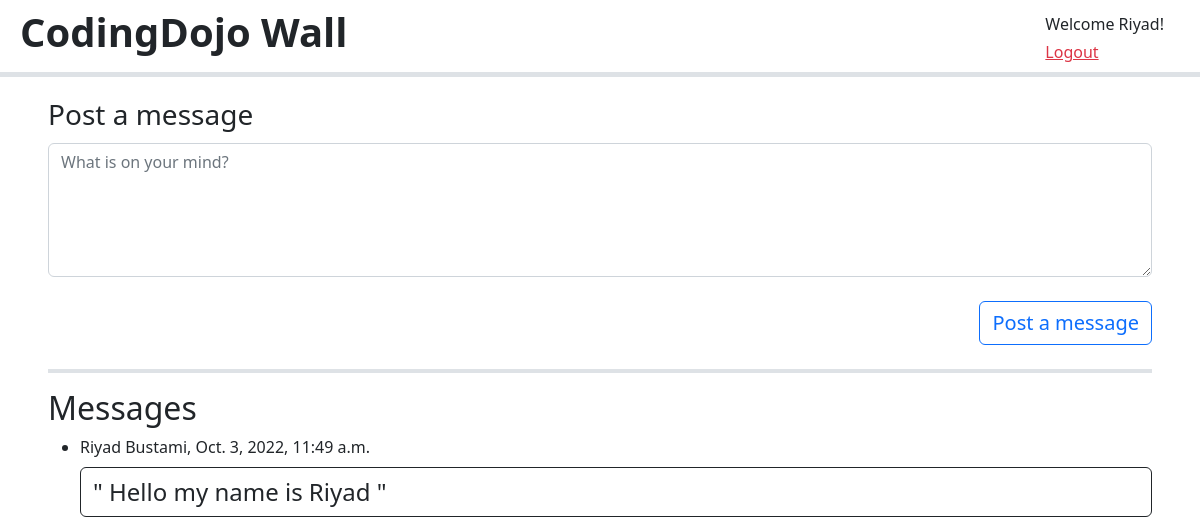
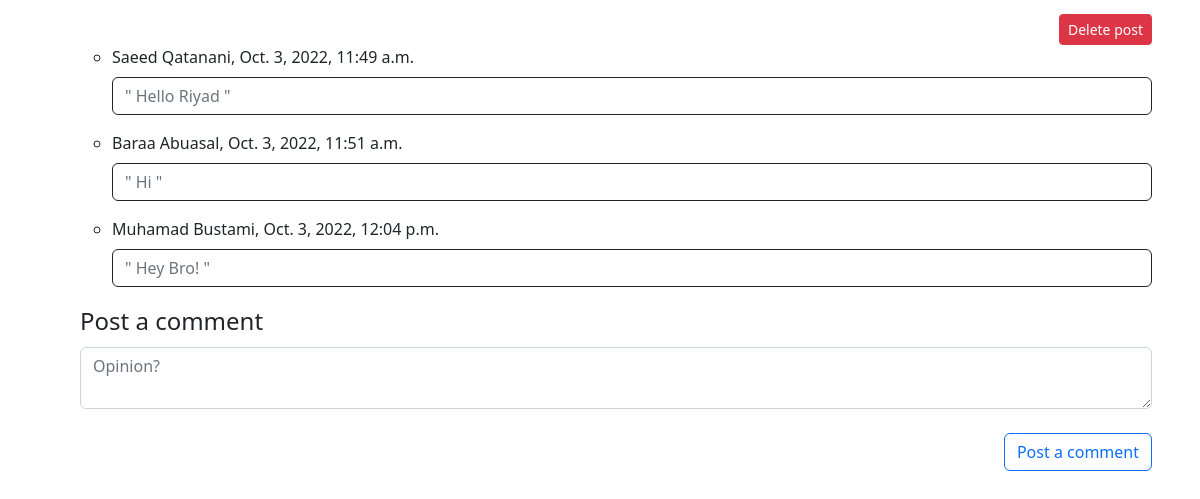
The app's page /wall/ (signed in), older data (2 pictures, top to bottom).
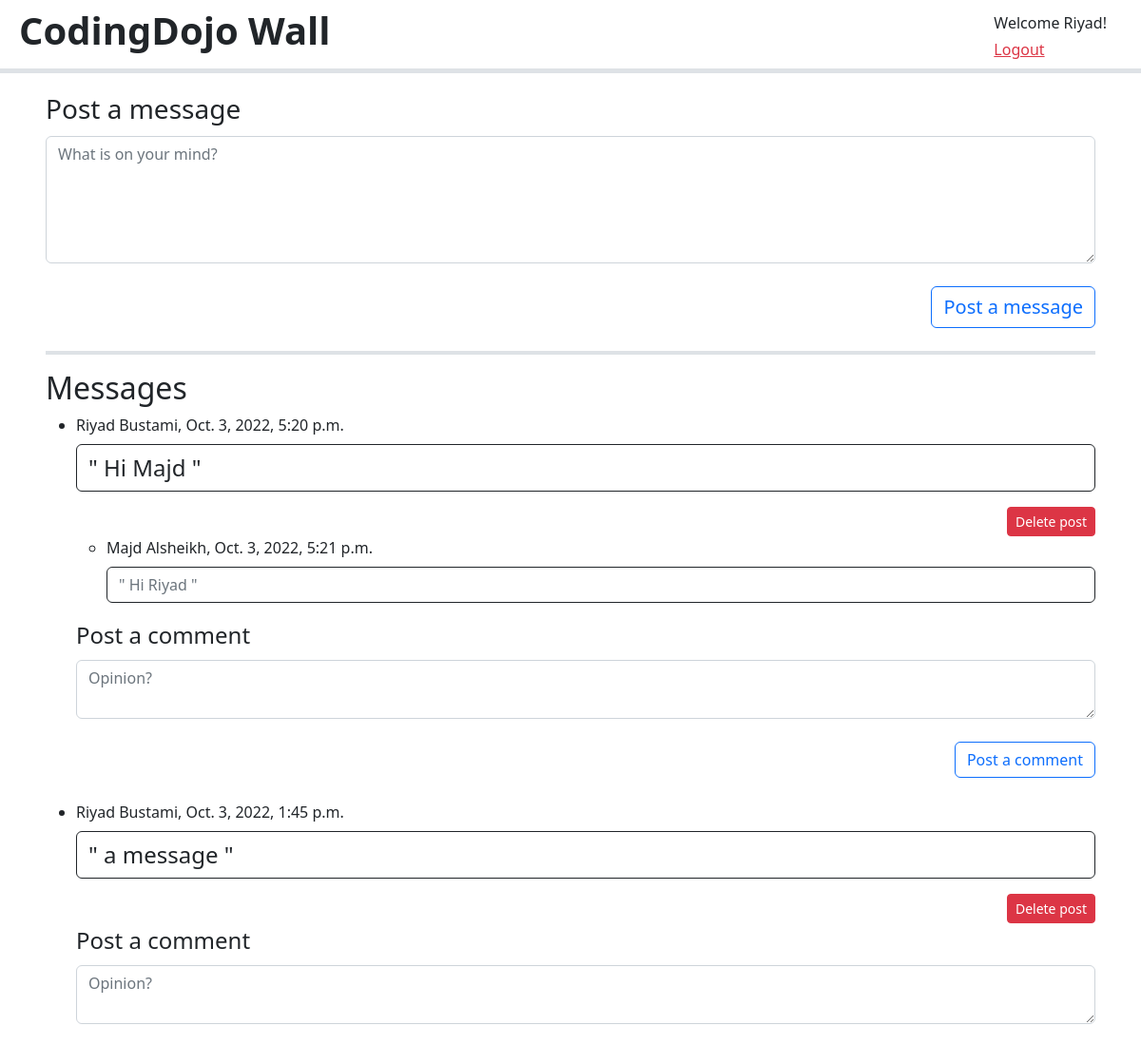
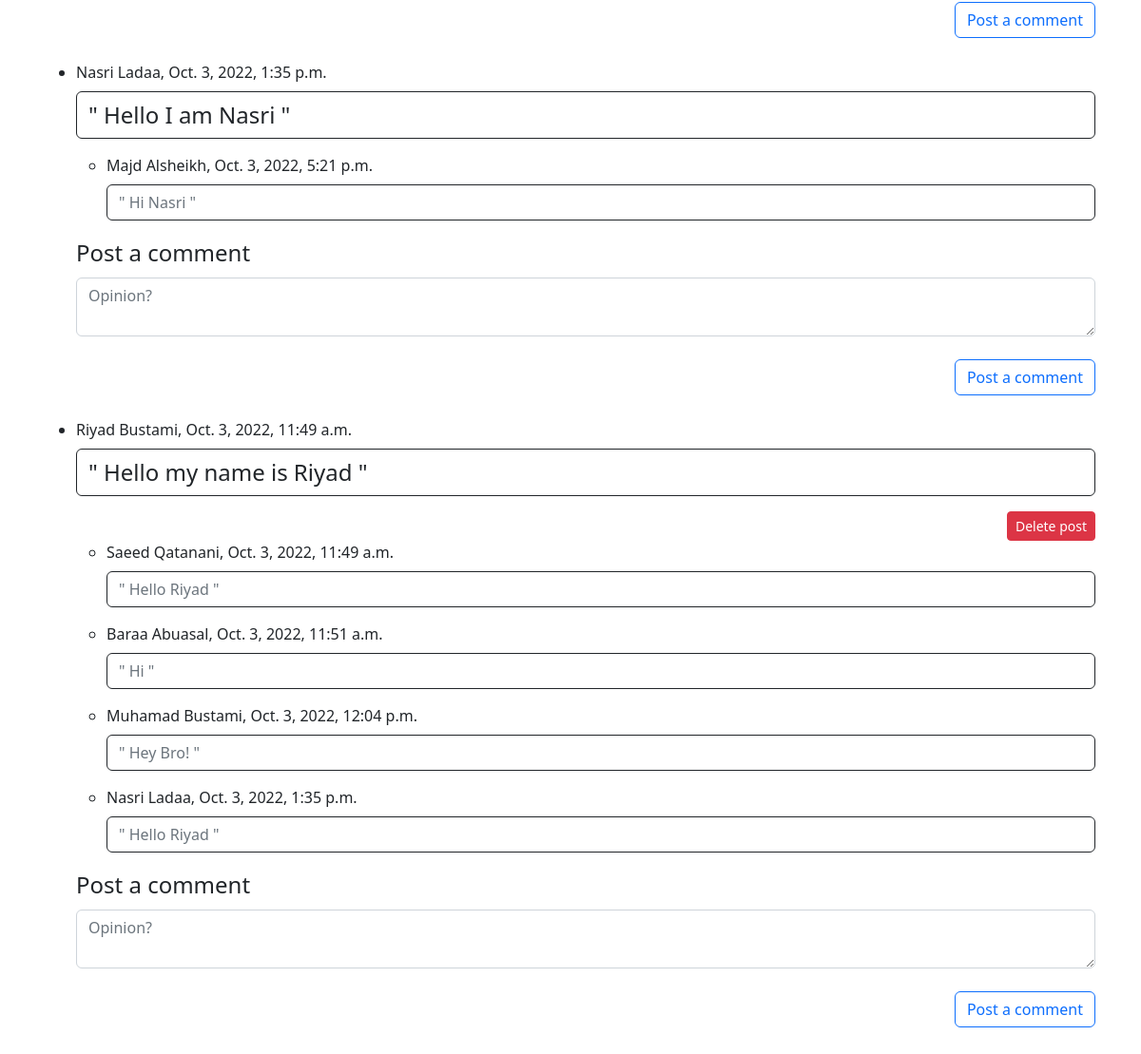
The same page, newer data (2 pictures, top to bottom).
### login_registration_app/models.py (models this page shows)
class User(models.Model):
    first_name=models.CharField(max_length=255)
    last_name=models.CharField(max_length=255)
    email=models.EmailField(max_length=255)
    password=models.CharField(max_length=255)
    objects=UserManager()
    created_at=models.DateTimeField(auto_now_add=True)
    updated_at=models.DateTimeField(auto_now=True)

### the_wall_app/models.py (models this page shows)
class Message(models.Model):
    user=models.ForeignKey(User,related_name='messages', on_delete=models.CASCADE)
    message=models.TextField()
    created_at=models.DateTimeField(auto_now_add=True)
    updated_at=models.DateTimeField(auto_now=True)

class Comment(models.Model):
    message=models.ForeignKey(Message,related_name='comments',on_delete=models.CASCADE)
    user=models.ForeignKey(User,related_name='comments',on_delete=models.CASCADE)
    comment=models.TextField()
    created_at=models.DateTimeField(auto_now_add=True)
    updated_at=models.DateTimeField(auto_now=True)

### the_wall_app/views.py (the view)
# urls.py: path('',views.index),
def index(request):
    if 'id' in request.session:
        context={
            'logged_user':User.objects.get(id=request.session['id']),
            'messages':Message.objects.all().order_by('-created_at'),
        }
        print(context['messages'])
        return render(request,"wall.html",context)
    else:
        return redirect('/')

### the_wall_app/templates/wall.html (shortened to what this page needs)
<!DOCTYPE html>
<html lang="en">
<head>
    <link href="https://cdn.jsdelivr.net/npm/bootstrap@5.2.1/dist/css/bootstrap.min.css" rel="stylesheet"
>
</head>
<body>
    <header class="border-bottom border-5 justify-content-between">
        <div class=" row text-first m-2 justify-content-between">
            <h1 class="col-10 fw-bolder fs-1">
                CodingDojo Wall
            </h1>
            <div class="col-1 text-center mx-5">
                <p class="row my-1 text-nowrap">Welcome {{logged_user.first_name}}!</p>
                <a href="/logout/" class="row link-danger text-end  fs-6">Logout</a>
            </div>
        </div>
    </header>
    <main class="justify-content-center mx-5">
        <section class="my-3 border-bottom border-4 text-start">
            <form action="add_message/" method="POST">
                <div class="text-start">
                    <label for="message" class="form-label text-start fs-3">Post a message</label>
                </div>
                <textarea name="message" id="message" cols="30" rows="5" placeholder="What is on your mind?"
                    class="form-control"></textarea>
                <div class="text-end">
                    <input type="submit" value="Post a message" class="btn btn-outline-primary text-end my-4 fs-5">
                </div>
            </form>
        </section>
        {% if messages %}
        <section>
            <h2>Messages</h2>
            <ul>
                {% for message in messages %}
                <li>
                    <p class="fs-6 form-label">{{message.user.first_name}} {{message.user.last_name}},
                        {{message.created_at}}</p>
                    <p class="fs-4 text-dark form-control border-dark">" {{message.message}} "</p>
                    {% if request.session.id == message.user.id %}
                    <form action="delete_message/" method="POST">
                        <div class="text-end">
                            <input type="submit" value="Delete post" class="btn btn-danger btn-sm">
                        </div>
                    </form>
                    {% endif %}
                    {% if message.comments %}
                    <ul>
                        {% for comment in message.comments.all %}
                        <li>
                            <p class="fs-6 form-label">{{comment.user.first_name}} {{comment.user.last_name}},
                                {{comment.created_at}}</p>
                            <p class="fs-6 text-secondary form-control border-dark">" {{comment.comment}} "</p>
                        </li>
                        {% endfor %}
                    </ul>
                    {% endif %}
                    <div>
                        <form action="add_comment/" method="POST">
                            <div class="text-start">
                                <label for="comment" class="form-label text-start fs-4">Post a comment</label>
                            </div>
                            <textarea name="comment" id="comment" cols="20" rows="2" placeholder="Opinion?"
                                class="form-control"></textarea>
                            <div class="text-end">
                                <input type="submit" value="Post a comment"
                                    class="btn btn-outline-primary text-end my-4 fs-6">
                            </div>
                        </form>
                    </div>
                </li>
                {% endfor %}
            </ul>
        </section>
        {% endif %}
    </main>
</body>
</html>

Row changes from the older to the newer data that the page shows:
added Message: user.first_name "Riyad", user.last_name "Bustami", created_at "Oct. 3, 2022, 5:20 p.m.", message "Hi Majd"
added Comment: user.first_name "Majd", user.last_name "Alsheikh", created_at "Oct. 3, 2022, 5:21 p.m.", comment "Hi Riyad", shown under "Riyad"
added Message: user.first_name "Riyad", user.last_name "Bustami", created_at "Oct. 3, 2022, 1:45 p.m.", message "a message"
added Message: user.first_name "Nasri", user.last_name "Ladaa", created_at "Oct. 3, 2022, 1:35 p.m.", message "Hello I am Nasri"
added Comment: user.first_name "Majd", user.last_name "Alsheikh", created_at "Oct. 3, 2022, 5:21 p.m.", comment "Hi Nasri", shown under "Nasri"
added Comment: user.first_name "Nasri", user.last_name "Ladaa", created_at "Oct. 3, 2022, 1:35 p.m.", comment "Hello Riyad", shown under Message "Hello my name is Riyad"
